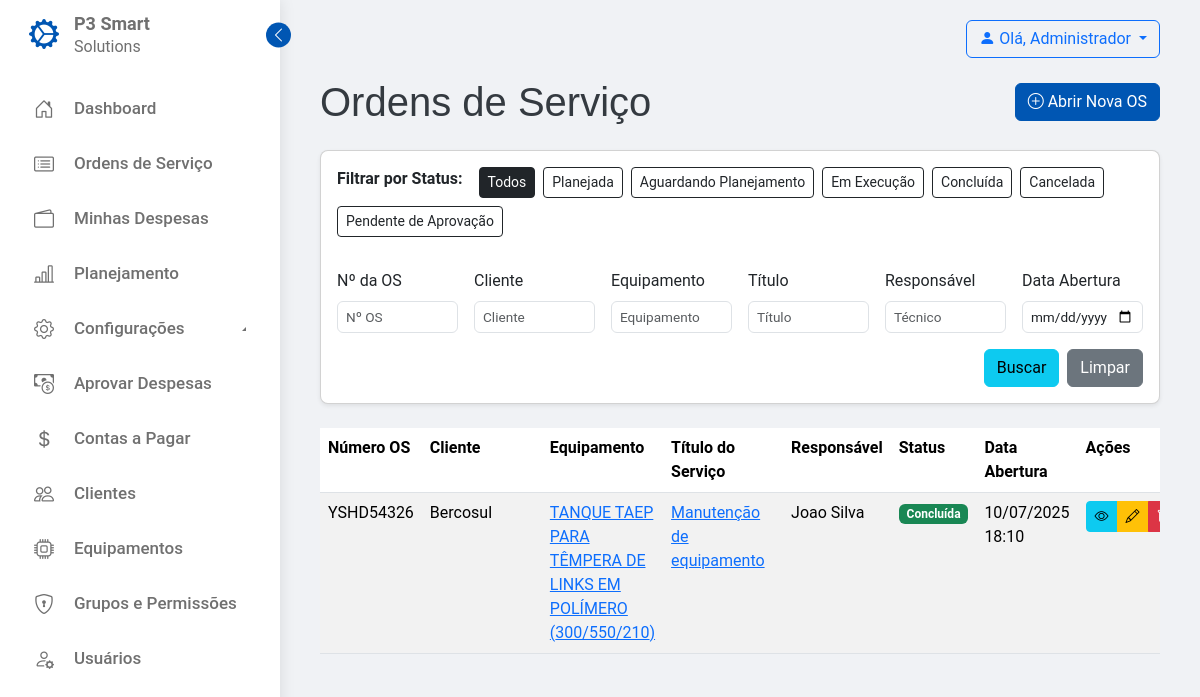
Page /servico/ordens-servico/ (signed in) on the earlier database version.
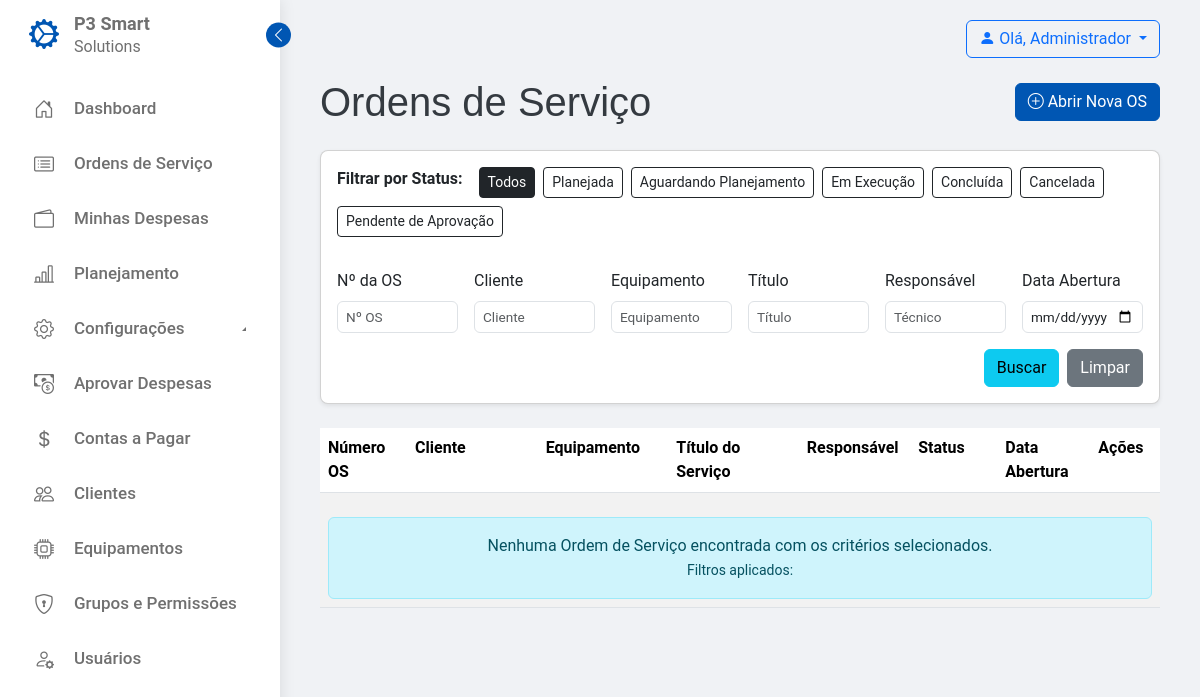
Same page on the later database version.
### servico_campo/models.py (models this page shows, shortened)
class OrdemServico(models.Model):
    STATUS_CHOICES = [('PLANEJADA', _('Planejada')), ('AGUARDANDO_PLANEJAMENTO', _('Aguardando Planejamento')), ('EM_EXECUCAO', _(
        'Em Execução')), ('CONCLUIDA', _('Concluída')), ('CANCELADA', _('Cancelada')), ('PENDENTE_APROVACAO', _('Pendente de Aprovação'))]
    numero_os = models.CharField(
        max_length=50, unique=True, verbose_name="Número da OS", help_text="Ex: OS-YYYYMMDD-XXX")
    cliente = models.ForeignKey(
        Cliente, on_delete=models.PROTECT, verbose_name="Cliente")
    equipamento = models.ForeignKey(
        Equipamento, on_delete=models.PROTECT, verbose_name="Equipamento")
    titulo_servico = models.CharField(
        max_length=255, verbose_name="Título do Serviço")
    tipo_manutencao = models.ForeignKey(
        TipoManutencao, on_delete=models.PROTECT, verbose_name="Tipo de Serviço")
    descricao_problema = models.TextField(
        verbose_name="Descrição do Problema / Motivo da OS")
    data_abertura = models.DateTimeField(
        auto_now_add=True, verbose_name="Data de Abertura")
    data_inicio_planejado = models.DateField(
        verbose_name="Início Planejado", null=True, blank=True,
        help_text="Data planejada para o início das atividades da OS."
    )
    data_inicio_real = models.DateTimeField(
        verbose_name="Início Real", null=True, blank=True,
        help_text="Data e hora do primeiro registro de ponto ou início efetivo."
    )
    data_previsao_conclusao = models.DateField(
        verbose_name="Previsão de Conclusão", null=True, blank=True)
    data_fechamento = models.DateTimeField(
        verbose_name="Data de Fechamento", null=True, blank=True)
    status = models.CharField(max_length=25, choices=STATUS_CHOICES,
                              default='AGUARDANDO_PLANEJAMENTO', verbose_name="Status da OS")
    tecnico_responsavel = models.ForeignKey(
        User, on_delete=models.PROTECT, verbose_name="Responsável", related_name="ordens_servico_atuais", null=True, blank=True)
    gestor_responsavel = models.ForeignKey(
        User, on_delete=models.PROTECT, verbose_name="Gestor Responsável", related_name="ordens_servico_gerenciadas", null=True, blank=True
    )
    observacoes_gerais = models.TextField(
        verbose_name="Observações Gerais", null=True, blank=True)
    assinatura_cliente_data = models.TextField(
        verbose_name="Dados da Assinatura do Cliente", null=True, blank=True)
    class Meta:
        verbose_name = "Ordem de Serviço"
        verbose_name_plural = "Ordens de Serviço"
        ordering = ['-data_abertura']

class Cliente(models.Model):
    razao_social = models.CharField(
        max_length=200, verbose_name="Razão Social / Nome")
    cnpj_cpf = models.CharField(max_length=18, unique=True, verbose_name="CNPJ / CPF",
                                help_text="Formato: XX.XXX.XXX/XXXX-XX ou XXX.XXX.XXX-XX")
    endereco = models.CharField(max_length=255, verbose_name="Endereço")
    cidade = models.CharField(max_length=100, verbose_name="Cidade")
    estado = models.CharField(
        max_length=2, verbose_name="Estado", help_text="Sigla do estado (ex: SP, MG)")
    cep = models.CharField(max_length=10, verbose_name="CEP",
                           help_text="Formato: XXXXX-XXX")
    telefone = models.CharField(
        max_length=20, verbose_name="Telefone", null=True, blank=True)
    email = models.EmailField(verbose_name="E-mail", null=True, blank=True)
    contato_principal = models.CharField(
        max_length=100, verbose_name="Contato Principal")
    telefone_contato = models.CharField(
        max_length=20, verbose_name="Telefone do Contato", null=True, blank=True)
    email_contato = models.EmailField(
        verbose_name="E-mail do Contato", null=True, blank=True)
    usuarios_associados = models.ManyToManyField(
        User, related_name="empresas_associadas", blank=True, verbose_name="Usuários com Acesso")
    class Meta:
        verbose_name = "Cliente"
        verbose_name_plural = "Clientes"
        ordering = ['razao_social']

class Equipamento(models.Model):
    cliente = models.ForeignKey(
        Cliente, on_delete=models.CASCADE, verbose_name="Cliente")
    nome = models.CharField(max_length=100, verbose_name="Nome do Equipamento")
    modelo = models.CharField(
        max_length=100, verbose_name="Modelo", null=True, blank=True)
    numero_serie = models.CharField(
        max_length=100, unique=True, verbose_name="Número de Série", null=True, blank=True)
    descricao = models.TextField(
        verbose_name="Descrição Detalhada do Equipamento", null=True, blank=True)
    localizacao = models.CharField(
        max_length=255, verbose_name="Localização do Equipamento no Cliente", null=True, blank=True)
    class Meta:
        verbose_name = "Equipamento"
        verbose_name_plural = "Equipamentos"
        unique_together = ('cliente', 'nome', 'modelo')

### servico_campo/views.py (the view, shortened to what this page needs)
# urls.py: path('ordens-servico/', views.OrdemServicoListView.as_view(), name='lista_os'),
class OrdemServicoListView(LoginRequiredMixin, PermissionRequiredMixin, ListView):
    model = OrdemServico
    template_name = 'servico_campo/ordem_servico_list.html'
    context_object_name = 'ordens_servico'
    paginate_by = 10
    permission_required = 'servico_campo.view_ordemservico'
    def get_template_names(self):
        return [self.template_name]
    def get_queryset(self):
        user = self.request.user
        empresas_do_usuario = user.empresas_associadas.all()
        if not empresas_do_usuario.exists():
            messages.info(
                self.request, "Seu perfil não está associado a nenhuma empresa. Nenhuma Ordem de Serviço será exibida.")
            return OrdemServico.objects.none()
        base_qs = OrdemServico.objects.filter(
            cliente__in=empresas_do_usuario
        )
        filters = {
            'numero_os': self.request.GET.get('numero_os'),
            'cliente': self.request.GET.get('cliente'),
            'equipamento': self.request.GET.get('equipamento'),
            'titulo_servico': self.request.GET.get('titulo_servico'),
            'tecnico_nome': self.request.GET.get('tecnico_nome'),
            'data_abertura': self.request.GET.get('data_abertura'),
            'status': self.request.GET.get('status'),
        }
        if filters['numero_os']:
            base_qs = base_qs.filter(numero_os__icontains=filters['numero_os'])
        if filters['cliente']:
            base_qs = base_qs.filter(
                cliente__razao_social__icontains=filters['cliente'])
        if filters['equipamento']:
            base_qs = base_qs.filter(
                Q(equipamento__nome__icontains=filters['equipamento']) |
                Q(equipamento__modelo__icontains=filters['equipamento'])
            )
        if filters['titulo_servico']:
            base_qs = base_qs.filter(
                titulo_servico__icontains=filters['titulo_servico'])
        if filters['tecnico_nome']:
            base_qs = base_qs.filter(
                Q(tecnico_responsavel__first_name__icontains=filters['tecnico_nome']) |
                Q(tecnico_responsavel__last_name__icontains=filters['tecnico_nome']) |
                Q(tecnico_responsavel__username__icontains=filters['tecnico_nome'])
            )
        if filters['status']:
            base_qs = base_qs.filter(status=filters['status'])
        return base_qs.select_related('cliente', 'equipamento', 'tecnico_responsavel').order_by('-data_abertura')
    def get_context_data(self, **kwargs):
        context = super().get_context_data(**kwargs)
        context['filters'] = {
            'numero_os': self.request.GET.get('numero_os', ''),
            'cliente': self.request.GET.get('cliente', ''),
            'equipamento': self.request.GET.get('equipamento', ''),  # NOVO
            'titulo_servico': self.request.GET.get('titulo_servico', ''),
            'tecnico_nome': self.request.GET.get('tecnico_nome', ''),
            'data_abertura': self.request.GET.get('data_abertura', ''),
            'status': self.request.GET.get('status', ''),
        }
        context['status_choices'] = OrdemServico.STATUS_CHOICES
        return context

### servico_campo/templates/servico_campo/ordem_servico_list.html (shortened to what the changed rows need)
{% extends 'servico_campo/base.html' %}
{% load i18n %}
{% block content %}
    <div class="d-flex flex-column flex-md-row justify-content-md-between align-items-md-center gap-3 mb-4">
        <h1 class="mb-0">{% trans "Ordens de Serviço" %}</h1>
    </div>
    <div class="card card-body mb-4">
        <form method="get" action="{% url 'servico_campo:lista_os' %}" id="search-filter-form">
            <div class="d-flex flex-wrap gap-2 mb-3" id="status-filter-buttons">
                <span class="fw-bold me-2">{% trans "Filtrar por Status" %}:</span>
                <a href="#" class="btn btn-sm {% if not filters.status %}btn-dark{% else %}btn-outline-dark{% endif %}" data-status-value="">{% trans "Todos" %}</a>
                {% for value, display in status_choices %}
                    <a href="#" class="btn btn-sm {% if filters.status == value %}btn-dark{% else %}btn-outline-dark{% endif %}" data-status-value="{{ value }}">
                        {{ display }}
                    </a>
                {% endfor %}
            </div>
        </form>
    </div>
    <div class="table-responsive">
        <table class="table table-striped table-hover">
            <thead>
                <tr>
                    <th>{% trans "Número OS" %}</th>
                    <th>{% trans "Cliente" %}</th>
                    <th>{% trans "Equipamento" %}</th>
                    <th>{% trans "Título do Serviço" %}</th>
                    <th>{% trans "Responsável" %}</th>
                    <th>{% trans "Status" %}</th>
                    <th>{% trans "Data Abertura" %}</th>
                    <th>{% trans "Ações" %}</th>
                </tr>
            </thead>
            <tbody id="table-body-content">
                {% if not ordens_servico %}
                    <tr>
                        <td colspan="8" class="text-center">
                            <div class="alert alert-info mt-3 mb-0" role="alert">
                                {% trans "Nenhuma Ordem de Serviço encontrada com os critérios selecionados." %}<br>
                                <small>{% trans "Filtros aplicados" %}:
                                </small>
                            </div>
                        </td>
                    </tr>
                {% else %}
                    {% for os in ordens_servico %}
                        <tr>
                            <td>{{ os.numero_os }}</td>
                            <td>{{ os.cliente.razao_social }}</td>
                            <td>
                                <a href="{% url 'servico_campo:detalhe_os' os.pk %}">{{ os.equipamento.nome }} ({{ os.equipamento.modelo }})</a>
                            </td>
                            <td>
                                <a href="{% url 'servico_campo:detalhe_os' os.pk %}">{{ os.titulo_servico }}</a>
                            </td>
                            <td>
                                {% if os.tecnico_responsavel %}
                                    {{ os.tecnico_responsavel.get_full_name|default:os.tecnico_responsavel.username }}
                                {% else %}
                                    <span class="text-muted">---</span>
                                {% endif %}
                            </td>
                            <td>
                                <span class="badge bg-{{ os.status|lower }}">{{ os.get_status_display }}</span>
                            </td>
                            <td>{{ os.data_abertura|date:"d/m/Y H:i" }}</td>
                            <td>
                                <div class="btn-group btn-group-sm" role="group" aria-label="Ações da OS">
                                    <a href="{% url 'servico_campo:detalhe_os' os.pk %}" class="btn btn-info" title="{% trans 'Ver Detalhes' %}"><i class="bi bi-eye"></i></a>
                                    {% if perms.servico_campo.change_ordemservico %}
                                        <a href="{% url 'servico_campo:editar_os' os.pk %}" class="btn btn-warning" title="{% trans 'Editar' %}"><i class="bi bi-pencil"></i></a>
                                    {% endif %}
                                    {% if perms.servico_campo.delete_ordemservico %}
                                        <a href="{% url 'servico_campo:excluir_os' os.pk %}" class="btn btn-danger" title="{% trans 'Excluir' %}"><i class="bi bi-trash"></i></a>
                                    {% endif %}
                                </div>
                            </td>
                        </tr>
                    {% endfor %}
                {% endif %}
            </tbody>
        </table>
    </div>
{% endblock %}
{% block extra_head %}
    <link rel="stylesheet" href="https://cdn.jsdelivr.net/npm/bootstrap-icons@1.11.3/font/bootstrap-icons.min.css">
{% endblock %}

Differences in the rows shown:
removed OrdemServico: numero_os "YSHD54326", cliente.razao_social "Bercosul", equipamento.nome "TANQUE TAEP PARA TÊMPERA DE LINKS EM POLÍMERO", equipamento.modelo "300/550/210", titulo_servico "Manutenção de equipamento", tecnico_responsavel.get_full_name "Joao Silva", status "Concluída", data_abertura "10/07/2025 18:10"
Other differences:
text now shown: "Nenhuma Ordem de Serviço encontrada com os critérios selecionados. Filtros aplicados :"
